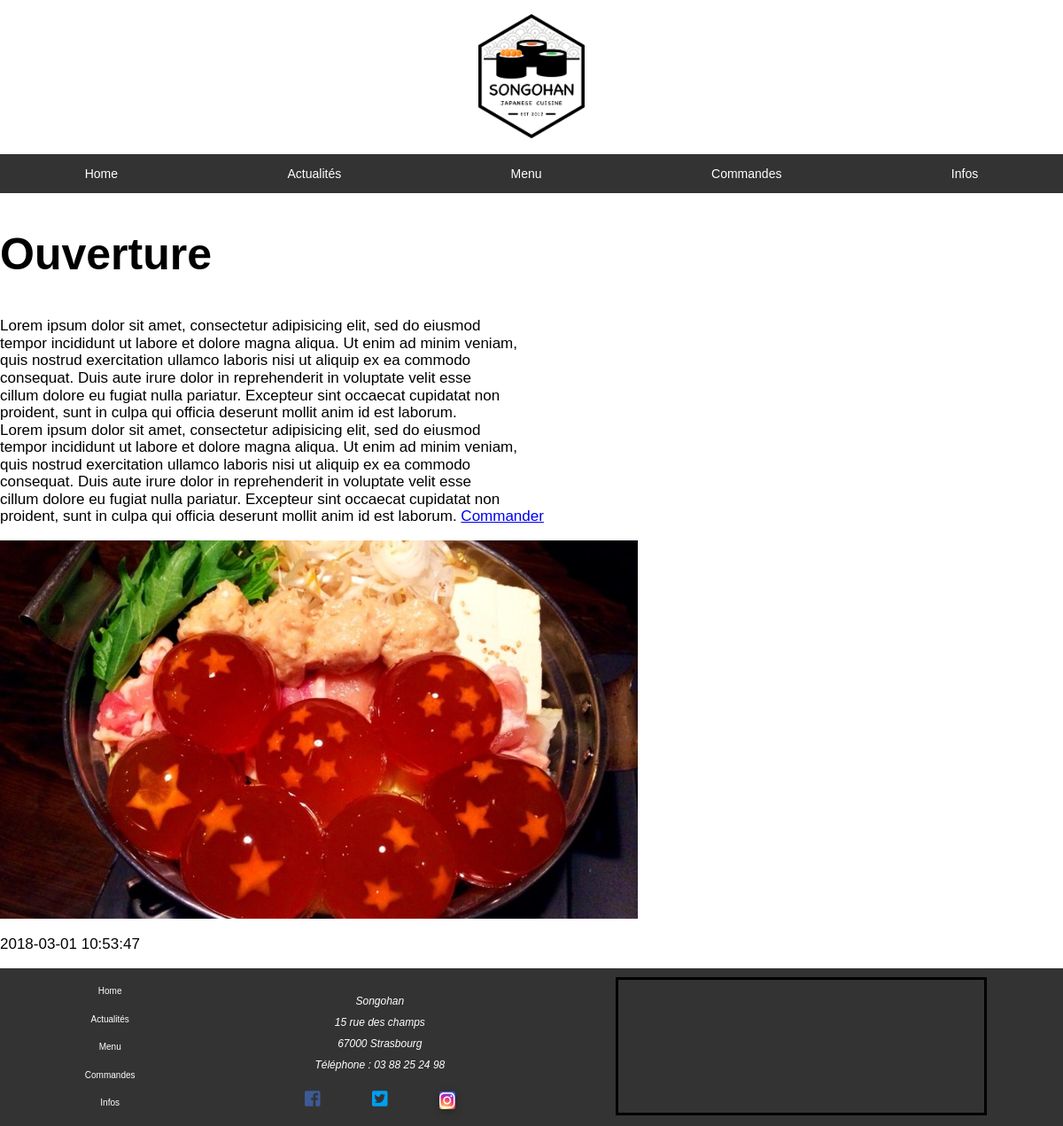
/?page=article&id=1, run on the app's committed database.
### tables this page shows
CREATE TABLE `article` (
  `id` int(11) NOT NULL,
  `title` varchar(511) NOT NULL,
  `content` varchar(2047) NOT NULL,
  `date` timestamp NULL DEFAULT CURRENT_TIMESTAMP,
  `picture` varchar(254) NOT NULL
);

### Apps/contentuser.php (called while the page is built)
<?php
require('Views/contentuser.phtml');

### index.php (called while the page is built, shortened)
<?php
try
{
	$options = [
		PDO::ATTR_ERRMODE => PDO::ERRMODE_EXCEPTION,
	];
	try
	{
		$pdo = new PDO('mysql:dbname=restaurant;host=192.168.1.83', 'restaurant', 'restaurant', $options);
	}
	catch (PDOException $exception)
	{
		exit('Erreur serveur : ' . $exception->getMessage());
	}
	$pdo->query("SET NAMES UTF8");
	require('Apps/traitement/article.php');
	require('Apps/base.php');
}
catch (Exception $exception)
{
	$error = 'Erreur : ' . $exception->getMessage();
	require('Apps/error.php');
}

### Models/ArticleManager.class.php (called while the page is built, shortened)
<?php
class ArticleManager
{
	public function __construct($pdo)
	{
	 	$this->pdo = $pdo;
	}
	public function find($id)
	{
		$query = $this->pdo->prepare("SELECT * FROM article WHERE id=?");
		$query->execute([$id]);
		$article = $query->fetchObject('Article', [$this->pdo]);
		return $article;
	}
	public function findById($id)
	{
		return $this->find($id);
	}
}
?>

### Models/Article.class.php (called while the page is built, shortened)
<?php
class Article
{
	private $title;
	private $content;
	private $picture;
	private $date;
	public function getTitle()
	{
		return $this->title;
	}
	public function getContent()
	{
		return $this->content;
	}
	public function getPicture()
	{
		return $this->picture;
	}
	public function getDate()
	{
		return $this->date;
	}
}
?>

### Views/article.phtml (the view)
<article class="big-article">
	<h2><?= htmlentities($article->getTitle())?></h2>
	<p><?= nl2br($article->getContent())?></p>
	<img src="<?=$article->getPicture()?>">
	<p><?= $article->getDate()?></p>
</article>

### Public/css/style.css (style rules this page uses)
html { font-size: 62.5%; font-family: "Bree Serif", Arial, sans-serif; }
h2 { font-size: 5rem; }
p, tbody { font-size: 1.7rem; }

### Public/css/stylem.css (style rules this page uses)
* { font-family: Arial, sans-serif; }
body { background-image: url(../img/menu/fond2.jpg); }

### data on the page
article: title "Ouverture", content "Lorem ipsum dolor sit amet, consectetur adipisicing elit, sed do eiusmod tempor incididunt ut labore et dolore magna aliqua. Ut enim ad minim veniam, quis nostrud exercitation ullamco laboris nisi ut aliquip ex ea commodo consequat. Duis aute irure dolor in reprehenderit in voluptate velit esse cillum dolore eu fugiat nulla pariatur. Excepteur sint occaecat cupidatat non proident, sunt in culpa qui officia deserunt mollit anim id est laborum. Lorem ipsum dolor sit amet, consectetur adipisicing elit, sed do eiusmod tempor incididunt ut labore et dolore magna aliqua. Ut enim ad minim veniam, quis nostrud exercitation ullamco laboris nisi ut aliquip ex ea commodo consequat. Duis aute irure…", picture (picture), date "2018-03-01 10:53:47"
